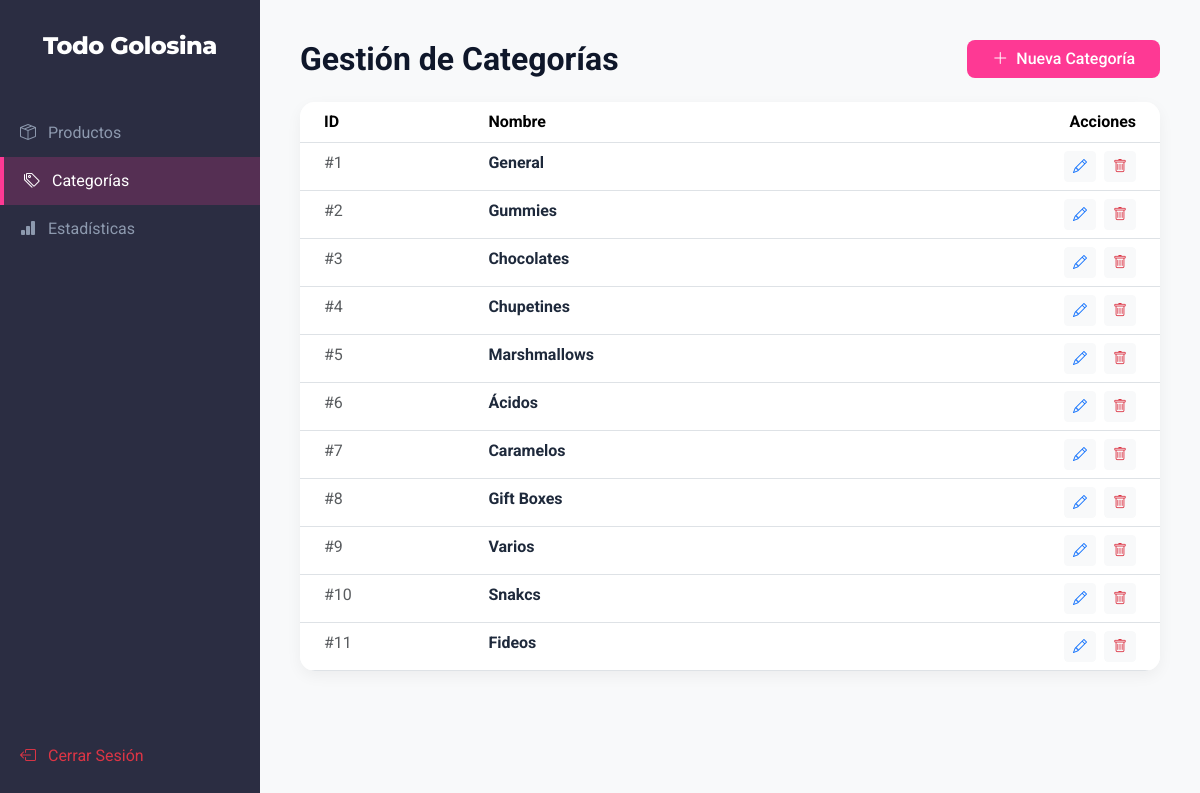
Page /admin/categorias (signed in) on the committed database.
### app.py (models this page shows, shortened)
class Categoria(db.Model):
    __tablename__ = 'categoria'
    id = db.Column(db.Integer, primary_key=True)
    nombre = db.Column(db.String(50), unique=True, nullable=False)

### app.py (the view)
@app.route('/admin/categorias')
@login_required
def admin_categorias():
    categorias = Categoria.query.all()
    return render_template('admin_categorias.html', categorias=categorias)

### app.py (called while the page is built)
@login_manager.user_loader
def load_user(user_id):
    return db.session.get(Usuario, int(user_id))

@app.after_request
def add_no_cache_headers(response):
    response.headers['Cache-Control'] = 'no-store, no-cache, must-revalidate, max-age=0'
    response.headers['Pragma'] = 'no-cache'
    response.headers['Expires'] = '0'
    return response

### templates/admin_categorias.html (shortened to what this page needs)
<!doctype html>
<html lang="es">
  <head>
    <link href="https://cdn.jsdelivr.net/npm/bootstrap@5.3.3/dist/css/bootstrap.min.css" rel="stylesheet"/>
    <link href="https://cdn.jsdelivr.net/npm/bootstrap-icons@1.11.3/font/bootstrap-icons.min.css" rel="stylesheet"/>
  </head>
  <body>
    <div class="d-flex">
      <div class="sidebar" style="width: 260px">
        <h4 class="text-center mb-5 fw-bold"><span class="tg-brand-name">Todo Golosina</span></h4>
        <a href="{{ url_for('admin_dashboard') }}"><i class="bi bi-box-seam me-2"></i> Productos</a>
        <a href="{{ url_for('admin_categorias') }}" class="active"><i class="bi bi-tags me-2"></i> Categorías</a>
        <a href="{{ url_for('admin_estadisticas') }}"><i class="bi bi-bar-chart-fill me-2"></i> Estadísticas</a>
        <div style="margin-top: auto; position: absolute; bottom: 20px; width: 260px;">
          <a href="{{ url_for('logout') }}" class="text-danger"><i class="bi bi-box-arrow-left me-2"></i> Cerrar Sesión</a>
        </div>
      </div>
      <div class="content flex-grow-1">
        <div class="d-flex justify-content-between align-items-center mb-4">
          <h2 class="fw-bold m-0" style="color: #0f172a">Gestión de Categorías</h2>
          <button class="btn btn-pink px-4" data-bs-toggle="modal" data-bs-target="#addModal">
            <i class="bi bi-plus-lg me-1"></i> Nueva Categoría
          </button>
        </div>
        <div class="card card-admin">
          <div class="card-body p-0">
            <div class="table-responsive">
              <table class="table table-hover mb-0">
                <thead>
                  <tr>
                    <th class="ps-4">ID</th>
                    <th>Nombre</th>
                    <th class="text-end pe-4">Acciones</th>
                  </tr>
                </thead>
                <tbody>
                  {% for c in categorias %}
                  <tr>
                    <td class="ps-4 text-muted">#{{ c.id }}</td>
                    <td><strong style="color: #1e293b">{{ c.nombre }}</strong></td>
                    <td class="text-end pe-4">
                      <button class="btn btn-sm btn-light text-primary me-1" data-bs-toggle="modal" data-bs-target="#editModal{{ c.id }}">
                        <i class="bi bi-pencil"></i>
                      </button>
                      <button class="btn btn-sm btn-light text-danger" data-bs-toggle="modal" data-bs-target="#deleteModal{{ c.id }}">
                        <i class="bi bi-trash"></i>
                      </button>
                    </td>
                  </tr>
                  {% endfor %}
                </tbody>
              </table>
            </div>
          </div>
        </div>
      </div>
    </div>
  </body>
</html>

### templates/admin_categorias.html (style rules this page uses)
body { background-color: #f8f9fa; font-family: "Roboto", sans-serif; }
.sidebar { min-height: 100vh; background-color: #2b2d42; color: white; padding-top: 2rem; }
.sidebar a { color: #8d99ae; text-decoration: none; display: block; padding: 12px 20px; transition: 0.3s; }
.sidebar a:hover, .sidebar a.active { color: white; background-color: rgba(254, 57, 148, 0.2); border-left: 4px solid #fe3994; }
.content { padding: 2.5rem; }
.card-admin { border-radius: 15px; border: none; box-shadow: 0 5px 15px rgba(0, 0, 0, 0.05); overflow: hidden; }
.btn-pink { background-color: #fe3994; color: white; border-radius: 8px; font-weight: 500; }
.tg-brand-name { font-family: 'Montserrat', sans-serif; font-weight: 800; font-size: 1.5rem; color: white; letter-spacing: -0.02em; text-transform: none; }

### rows in the picture
Categoria: id "1", nombre "General"
Categoria: id "2", nombre "Gummies"
Categoria: id "3", nombre "Chocolates"
Categoria: id "4", nombre "Chupetines"
Categoria: id "5", nombre "Marshmallows"
Categoria: id "6", nombre "Ácidos"
Categoria: id "7", nombre "Caramelos"
Categoria: id "8", nombre "Gift Boxes"
Categoria: id "9", nombre "Varios"
Categoria: id "10", nombre "Snakcs"
Categoria: id "11", nombre "Fideos"
